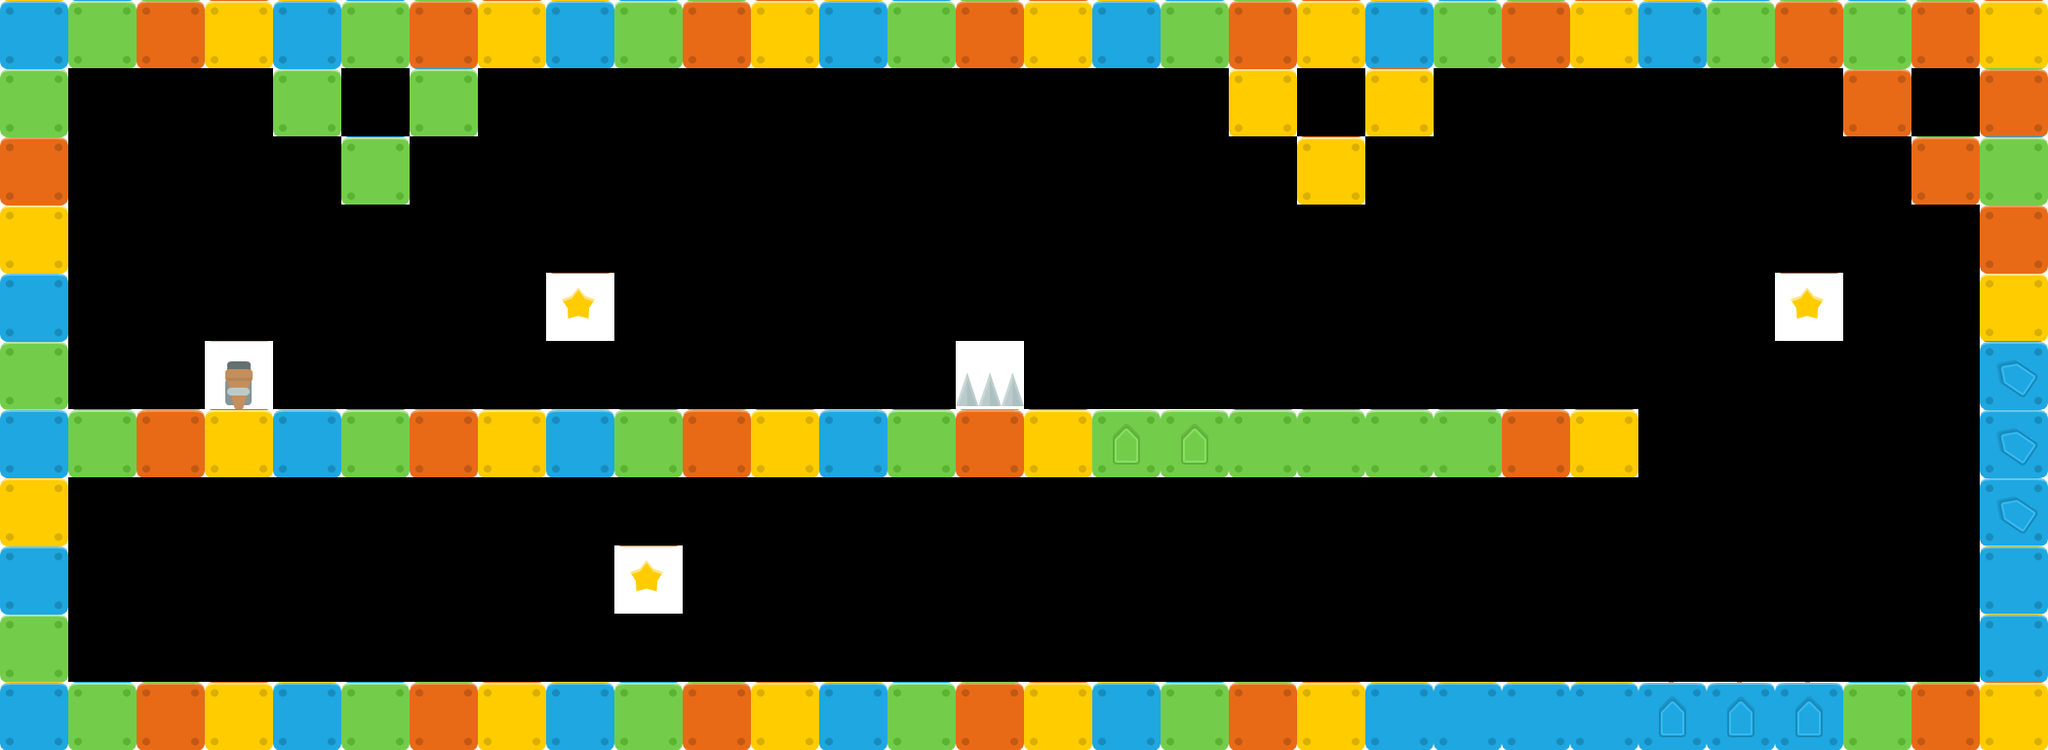

The image is a tile-based game level rendered from a .tmx file. Its description and source (layers, tilesets, objects; grid data summarised) follow:
An orthogonal 30x11 tile map with 70x70 px tiles, 1 tile layer (tilesLayer).

<map version="1.0" orientation="orthogonal" width="30" height="11" tilewidth="70" tileheight="70">
 <properties>
  <property name="playerX" value="1" />
  <property name="playerY" value="1" />
 </properties>
 <tileset firstgid="1" source="tilesheet.tsx" />
 <layer name="tilesLayer" width="30" height="11">
  <data>[330 cells, 114 non-empty, 10 distinct tile ids]</data>
 </layer>
</map>
